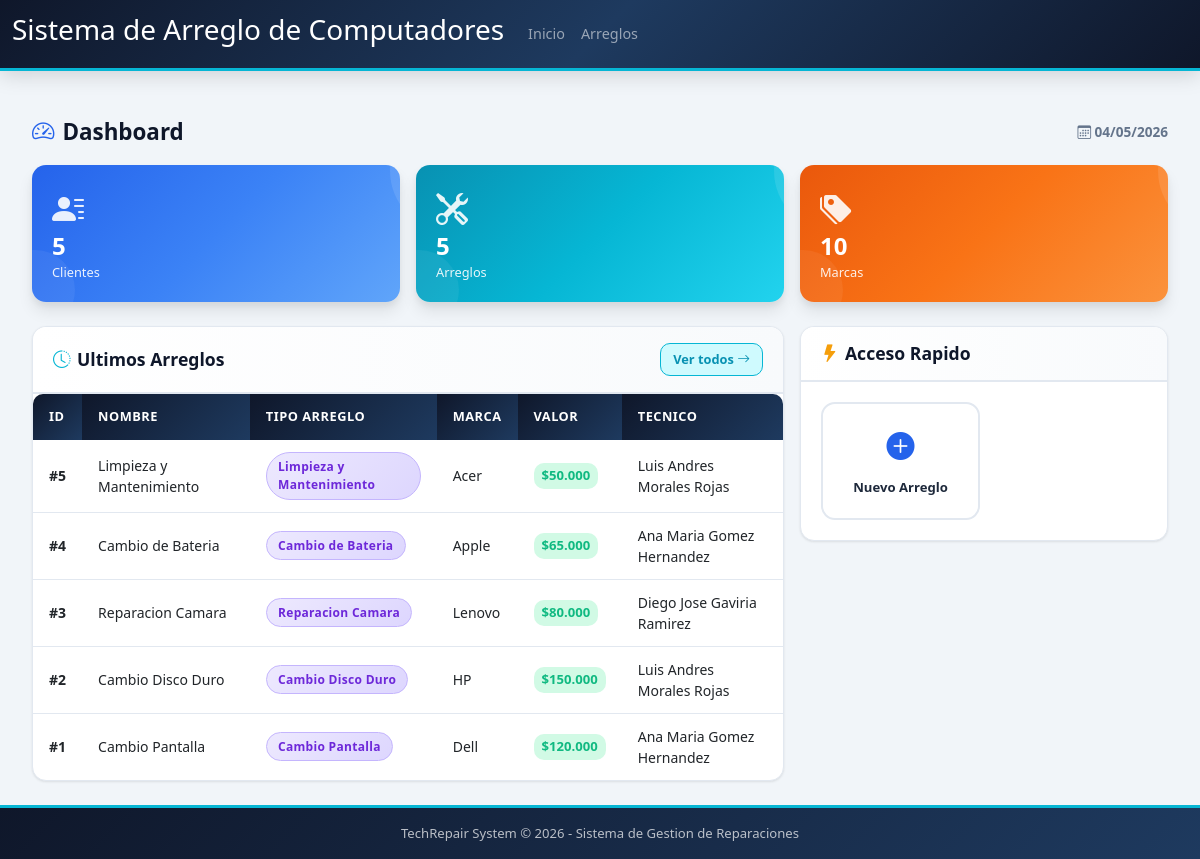
The app's page /Codigo/index.php with its own data.
### tables this page shows
CREATE TABLE Arreglo (
  idArreglo INT NOT NULL AUTO_INCREMENT,
  Tipo_Dispositivo_idTipo INT NOT NULL,
  tipo_arreglo_id INT NOT NULL,
  Nombre_Arreglo VARCHAR(45) NOT NULL,
  Descripcion_Cliente VARCHAR(255) NOT NULL,
  comentario_estado TEXT DEFAULT NULL,
  Valor_Pago DECIMAL(10,2), 
  Fecha_Recibido DATE NOT NULL,
  Fecha_Entrega DATE,
  Fecha_Cambio_Estado DATETIME DEFAULT NULL,
  Marca_idMarca INT NOT NULL, 
  Tecnico_idTecnico INT NOT NULL,
  Estado_idEstado INT NOT NULL DEFAULT 1,
  PRIMARY KEY (idArreglo),
  CONSTRAINT fk_Arreglo_TipoDisp FOREIGN KEY (Tipo_Dispositivo_idTipo) REFERENCES Tipo_Dispositivo(idTipoDispositivo),
  CONSTRAINT fk_Arreglo_TipoArreglo FOREIGN KEY (tipo_arreglo_id) REFERENCES Tipo_Arreglo(id),
  CONSTRAINT fk_Arreglo_Marca FOREIGN KEY (Marca_idMarca) REFERENCES Marca(idMarca),
  CONSTRAINT fk_Arreglo_Tecnico FOREIGN KEY (Tecnico_idTecnico) REFERENCES Tecnico(idTecnico),
  CONSTRAINT fk_Arreglo_Estado FOREIGN KEY (Estado_idEstado) REFERENCES Estado(idEstado)
);

CREATE TABLE Marca (
  idMarca INT NOT NULL AUTO_INCREMENT,
  Nombre_Marca VARCHAR(45) NOT NULL, 
  PRIMARY KEY (idMarca)
);

CREATE TABLE Tecnico (
  idTecnico INT NOT NULL AUTO_INCREMENT,
  Nombre_Tecnico VARCHAR(100) NOT NULL, 
  Correo VARCHAR(100) NOT NULL UNIQUE, 
  Contraseña VARCHAR(255) NOT NULL, 
  Rol_idRol INT NOT NULL, 
  PRIMARY KEY (idTecnico),
  CONSTRAINT fk_Tecnico_Rol FOREIGN KEY (Rol_idRol) REFERENCES Rol(idRol)
);

### Codigo/index.php (the view, shortened to what this page needs)
<?php
include("conexion.php");
$total_clientes = $conn->query("SELECT COUNT(*) as total FROM Cliente")->fetch_assoc()['total'];
$total_arreglos = $conn->query("SELECT COUNT(*) as total FROM Arreglo")->fetch_assoc()['total'];
$total_marcas = $conn->query("SELECT COUNT(*) as total FROM Marca")->fetch_assoc()['total'];
$ultimos_arreglos = $conn->query("SELECT a.*, m.Nombre_Marca, u.Nombre_Tecnico
    FROM Arreglo a
    JOIN Marca m ON a.Marca_idMarca = m.idMarca
    JOIN Tecnico u ON a.Tecnico_idTecnico = u.idTecnico
    ORDER BY a.idArreglo DESC LIMIT 5");
?>
<!DOCTYPE html>
<html lang="es">
<head>
    <link href="https://cdn.jsdelivr.net/npm/bootstrap@5.1.3/dist/css/bootstrap.min.css" rel="stylesheet">
    <link href="https://cdn.jsdelivr.net/npm/bootstrap-icons@1.11.3/font/bootstrap-icons.min.css" rel="stylesheet">
    <link href="estils.css" rel="stylesheet">
</head>
<body>
    <?php include 'navbar.php'; ?>
    <div class="main-container">
        <div class="page-header">
            <h2><i class="bi bi-speedometer2"></i> Dashboard</h2>
            <span style="color: var(--color-text-muted); font-size: 0.85rem; font-weight: 600;">
                <i class="bi bi-calendar3"></i> <?php echo date('d/m/Y'); ?>
            </span>
        </div>
        <div class="row g-3 mb-4">
            <div class="col-12 col-sm-6 col-md-4 col-xl">
                <div class="stat-card bg-clientes">
                    <i class="bi bi-person-lines-fill stat-icon"></i>
                    <div class="stat-number"><?php echo $total_clientes; ?></div>
                    <div class="stat-label">Clientes</div>
                </div>
            </div>
            <div class="col-12 col-sm-6 col-md-4 col-xl">
                <div class="stat-card bg-arreglos">
                    <i class="bi bi-tools stat-icon"></i>
                    <div class="stat-number"><?php echo $total_arreglos; ?></div>
                    <div class="stat-label">Arreglos</div>
                </div>
            </div>
            <div class="col-12 col-sm-6 col-md-4 col-xl">
                <div class="stat-card bg-marcas">
                    <i class="bi bi-tags-fill stat-icon"></i>
                    <div class="stat-number"><?php echo $total_marcas; ?></div>
                    <div class="stat-label">Marcas</div>
                </div>
            </div>
        </div>
        <div class="row g-3">
            <div class="col-12 col-lg-8">
                <div class="card-custom">
                    <div class="card-header">
                        <h2><i class="bi bi-clock-history" style="color: var(--color-accent);"></i> Ultimos Arreglos</h2>
                        <a href="arreglo.php" class="btn btn-sm" style="background: var(--color-accent-light); color: #0891b2; border-radius: var(--radius); font-size: 0.8rem; font-weight: 600; padding: 0.35rem 0.75rem; border: 1.5px solid var(--color-accent); text-decoration: none;">
                            Ver todos <i class="bi bi-arrow-right"></i>
                        </a>
                    </div>
                    <div class="card-body p-0">
                        <div class="table-responsive">
                            <table class="table-custom table mb-0">
                                <thead>
                                    <tr>
                                        <th>ID</th>
                                        <th>Nombre</th>
                                        <th>Tipo Arreglo</th>
                                        <th>Marca</th>
                                        <th>Valor</th>
                                        <th>Tecnico</th>
                                    </tr>
                                </thead>
                                <tbody>
                                    <?php if ($ultimos_arreglos && $ultimos_arreglos->num_rows > 0): ?>
                                        <?php while ($arreglo = $ultimos_arreglos->fetch_assoc()): ?>
                                        <tr>
                                            <td><strong>#<?php echo $arreglo['idArreglo']; ?></strong></td>
                                            <td><?php echo htmlspecialchars($arreglo['Nombre_Arreglo']); ?></td>
                                            <td>
                                                <?php
                                                    $badge_class = 'badge-general';
                                                ?>
                                                <span class="badge-rol badge-tipo <?php echo $badge_class; ?>"><?php echo htmlspecialchars($arreglo['Nombre_Arreglo']); ?></span>
                                            </td>
                                            <td><?php echo htmlspecialchars($arreglo['Nombre_Marca']); ?></td>
                                            <td><span class="valor-moneda">$<?php echo number_format($arreglo['Valor_Pago'], 0, ',', '.'); ?></span></td>
                                            <td><?php echo htmlspecialchars($arreglo['Nombre_Tecnico']); ?></td>
                                        </tr>
                                        <?php endwhile; ?>
                                    <?php endif; ?>
                                </tbody>
                            </table>
                        </div>
                    </div>
                </div>
            </div>
            <div class="col-12 col-lg-4">
                <div class="card-custom">
                    <div class="card-header">
                        <h2><i class="bi bi-lightning-fill" style="color: var(--color-warning);"></i> Acceso Rapido</h2>
                    </div>
                    <div class="card-body">
                        <div class="row g-2">
                            <div class="col-12 col-sm-6">
                                <a href="arreglo.php" class="quick-access-card">
                                    <i class="bi bi-plus-circle-fill"></i>
                                    <span>Nuevo Arreglo</span>
                                </a>
                            </div>
                        </div>
                    </div>
                </div>
            </div>
        </div>
    </div>
    <footer class="footer-custom">
        TechRepair System &copy; <?php echo date('Y'); ?> - Sistema de Gestion de Reparaciones
    </footer>
</body>
</html>

### records on screen
arreglo: idArreglo "5", Nombre_Arreglo "Limpieza y Mantenimiento", Marca_idMarca.Nombre_Marca "Acer", Valor_Pago "50.000", Tecnico_idTecnico.Nombre_Tecnico "Luis Andres Morales Rojas"
arreglo: idArreglo "4", Nombre_Arreglo "Cambio de Bateria", Marca_idMarca.Nombre_Marca "Apple", Valor_Pago "65.000", Tecnico_idTecnico.Nombre_Tecnico "Ana Maria Gomez Hernandez"
arreglo: idArreglo "3", Nombre_Arreglo "Reparacion Camara", Marca_idMarca.Nombre_Marca "Lenovo", Valor_Pago "80.000", Tecnico_idTecnico.Nombre_Tecnico "Diego Jose Gaviria Ramirez"
arreglo: idArreglo "2", Nombre_Arreglo "Cambio Disco Duro", Marca_idMarca.Nombre_Marca "HP", Valor_Pago "150.000", Tecnico_idTecnico.Nombre_Tecnico "Luis Andres Morales Rojas"
arreglo: idArreglo "1", Nombre_Arreglo "Cambio Pantalla", Marca_idMarca.Nombre_Marca "Dell", Valor_Pago "120.000", Tecnico_idTecnico.Nombre_Tecnico "Ana Maria Gomez Hernandez"

### other values on screen
$total_clientes "5"
$total_arreglos "5"
$total_marcas "10"
